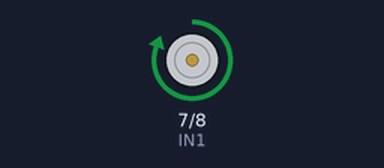
A sketch run on a simulated Arduino Uno, built with avr-gcc and run on an emulated ATmega328P. Shown: motor-driver pin pairs drawn as motors (green arrow = first pin HIGH = forward, orange = second pin HIGH = backward, longer = more drive).

Above: at 0.5 s.
At 2.7 s:
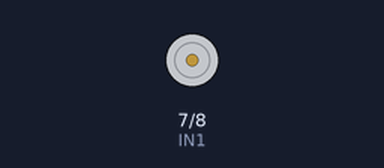
At 5.0 s:
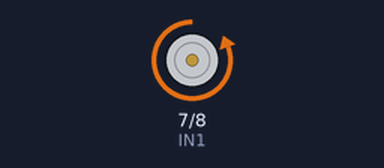
Timing chart, 0 to 6.9 s (numbered marks = the images above):
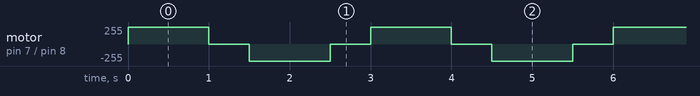

The sketch:

dir-solucion.ino
```cpp
// Solución de referencia del reto «Ida y vuelta» (lección 9).
const int IN1 = 7;
const int IN2 = 8;

void setup() {
  pinMode(IN1, OUTPUT);
  pinMode(IN2, OUTPUT);
}

void loop() {
  digitalWrite(IN1, HIGH);   // adelante
  digitalWrite(IN2, LOW);
  delay(1000);
  digitalWrite(IN1, LOW);    // parado (freno)
  digitalWrite(IN2, LOW);
  delay(500);
  digitalWrite(IN1, LOW);    // atrás
  digitalWrite(IN2, HIGH);
  delay(1000);
  digitalWrite(IN1, LOW);    // parado (freno)
  digitalWrite(IN2, LOW);
  delay(500);
}
```

Measured:
- by itself, motor on pin 7 (IN1) / pin 8 (IN2): repeats every 3.0 s: stopped 0.50 s, backward 255/255 1.0 s, stopped 0.50 s, forward 255/255 1.0 s
